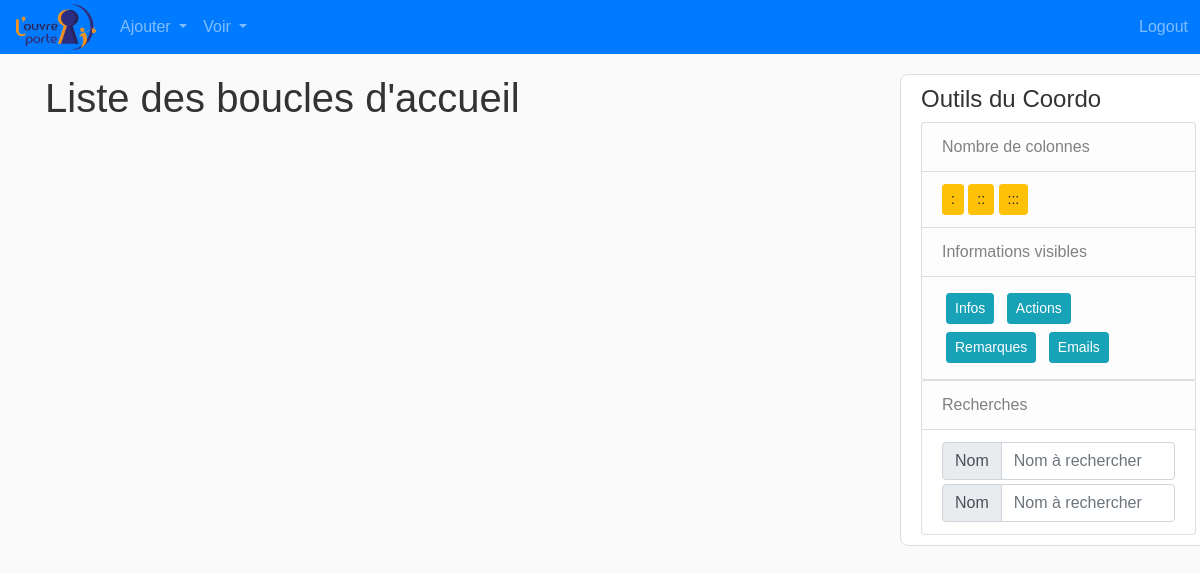
The app's page /liste_boucles (signed in), older data.
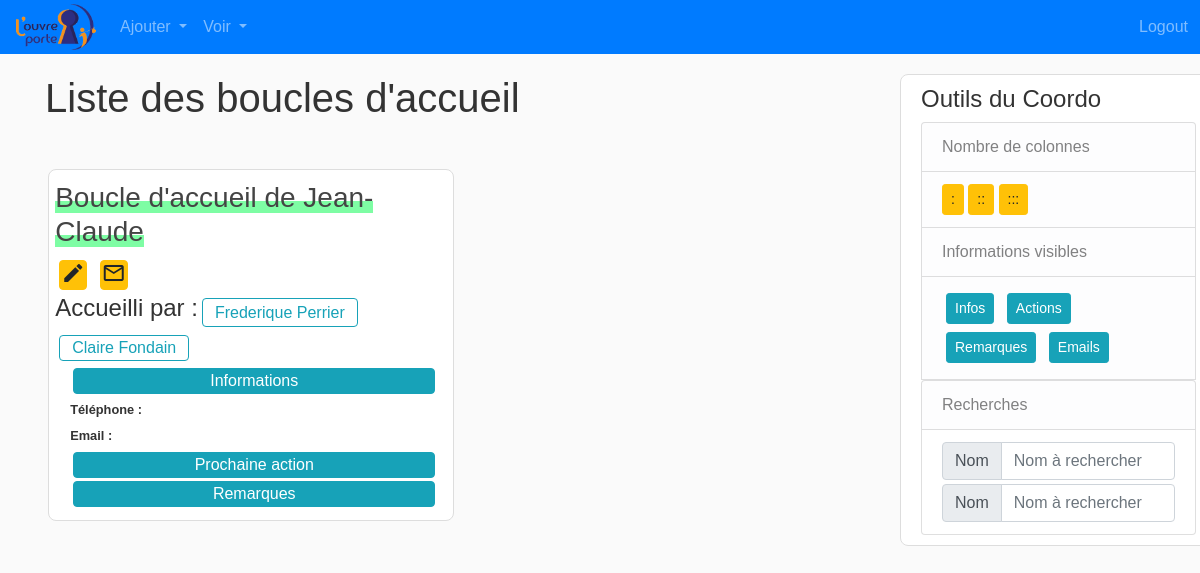
The same page, newer data.
### flask_app/models.py (models this page shows, shortened)
class Accueilli(db.Model):
    __tablename__ = 'accueillis'
    id = db.Column(db.Integer, primary_key=True)
    nom = db.Column(db.String(120), unique=True, nullable=False)
    email = db.Column(db.String(120), unique=False, nullable=True)
    tel = db.Column(db.String(120), unique=False, nullable=True)
    remarques = db.Column(db.Text, unique=False, nullable=True)

class Accueillant(db.Model):
    __tablename__ = 'accueillants'
    id = db.Column(db.Integer, primary_key=True)
    disponibilite = db.Column(db.String(120), unique=False, nullable=True)
    nom = db.Column(db.String(120), unique=True, nullable=False)
    tel = db.Column(db.String(120), unique=False, nullable=True)
    adresse = db.Column(db.String(120), unique=False, nullable=True)
    email = db.Column(db.String(120), unique=False, nullable=True)
    next_action = db.Column(db.Text, unique=False, nullable=True)
    remarques = db.Column(db.Text, unique=False, nullable=True)
    sejours = db.relationship('Sejour', backref='infos')
    accueillis = db.relationship("Accueilli",
                                 secondary='accueils',
                                 backref=db.backref('accueillants'))

### flask_app/boucles_accueil/routes.py (the view)
@boucles_accueil.route('/liste_boucles')
@login_required
def liste_boucles():
    accueillis = Accueilli.query.all()
    liste_accueillants = Accueillant.query.all()
    return render_template('liste_boucles.html', accueillis=accueillis,
                           accueillants=liste_accueillants)

### flask_app/models.py (called while the page is built)
@login_manager.user_loader
def load_coordinateur(coordo_id):
    return Coordinateur.query.get(int(coordo_id))

### flask_app/templates/liste_boucles.html (shortened to what this page needs)
{% extends "layout_logged_in.html" %}
{% block content %}
<h1>Liste des boucles d'accueil</h1>
{% for acc in accueillis %}
<div class='mt-4'>
    <div id="{{ acc.id }}" class="wrapper col-md-12 col-lg-6">
        <article class="media-custom content-section ">
            <div class="media-body">
                <div class="en-tete row">
                    <h3 class="article-title "> <span class="title-custom"> Boucle d'accueil de {{ acc.nom }} </span>
                    </h3>
                    <div class="">
                        <a href="{{ url_for('boucles_accueil.update_accueilli', acc_id=acc.id) }}"
                            class="btn btn-warning btn-custom m-1 py-0" role="button" style="font-size: 0.5em;"
                            aria-pressed="true">
                            <i class="material-icons orange600">edit</i>
                        </a>
                        <a href="{{ url_for('boucles_accueil.email_accueilli', acc_id=acc.id) }}"
                            class="btn btn-warning btn-custom m-1 py-0" role="button" style="font-size: 0.5em;"
                            aria-pressed="true">
                            <i class="material-icons orange600 md-18">mail_outline</i>
                        </a>
                    </div>
                </div>
                <div class="row">
                    <h4>Accueilli par : </h4>
                    {% for a in acc.accueillants %}
                    <button type="button" class="btn btn-outline-info btn-xs m-1 py-0">{{ a.nom }}</button>
                    {% endfor%}
                </div>
                <div class="infos_accueillants">
                    <button type="button" class="btn btn-info btn-block btn-collapse-custom" data-toggle="collapse"
                        data-target="#info-{{acc.id}}">Informations</button>
                    <div id="info-{{acc.id}}" class="collapse show">
                        <div class="row">
                            <p class="p-custom col-lg-12"><small> <b>Téléphone :</b> {{ acc.tel }}</small></p>
                            <p class="p-custom col-lg-12"><small> <b>Email :</b> {{ acc.email }}</small></p>
                        </div>
                    </div>
                </div>
                <div class="infos_actions">
                    <button type="button" class="btn btn-info btn-block btn-collapse-custom" data-toggle="collapse"
                        data-target="#action-{{acc.id}}">Prochaine action</button>
                </div>
                <div class="infos_remarques">
                    <button type="button" class="btn btn-info btn-block btn-collapse-custom" data-toggle="collapse"
                        data-target="#remarque-{{acc.id}}">Remarques</button>
                </div>
        </article>
    </div>
</div>
{% endfor %}
{% endblock content %}

Row changes from the older to the newer data that the page shows:
added Accueilli: nom "Jean-Claude"
now on this page (row edited): Accueillant: nom "Frederique Perrier"
now on this page (row edited): Accueillant: nom "Claire Fondain"
